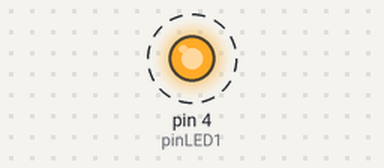
Recording of a sketch running on a simulated Arduino Uno, built with avr-gcc and run on an emulated ATmega328P. On the bench: output pins drawn as LEDs (lit = HIGH). Dashed ring = blinking.

Above: at 0.2 s.
Timing chart, 0 to 3.0 s (numbered marks = the images above):
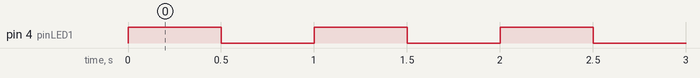

The sketch:

EX01.ino
```cpp
const int pinLED1 = 4;

void setup() {
  pinMode(pinLED1,OUTPUT);
}

void loop() {
  digitalWrite(pinLED1,HIGH);
  delay(500);
  digitalWrite(pinLED1,LOW);
   delay(500);
}
```

Measured:
- by itself, pin 4 (pinLED1): alternates HIGH for 0.50 s and LOW for 0.50 s
